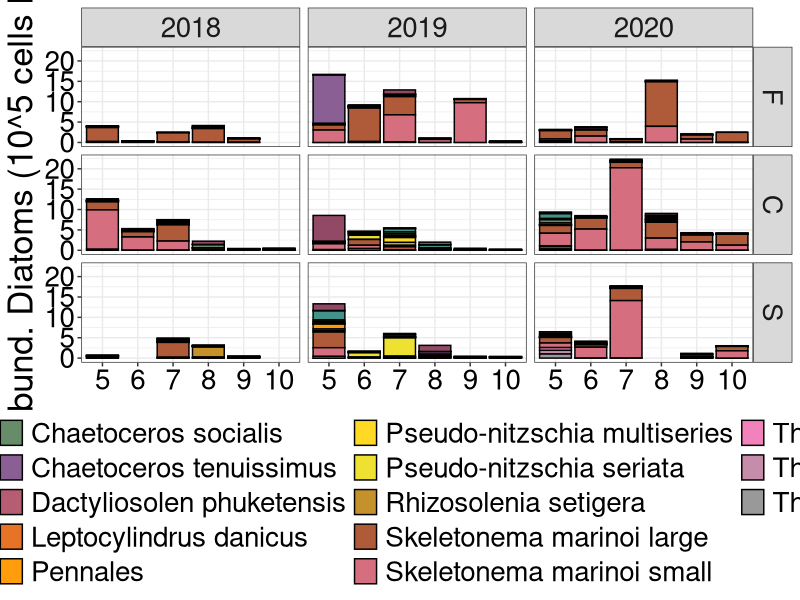
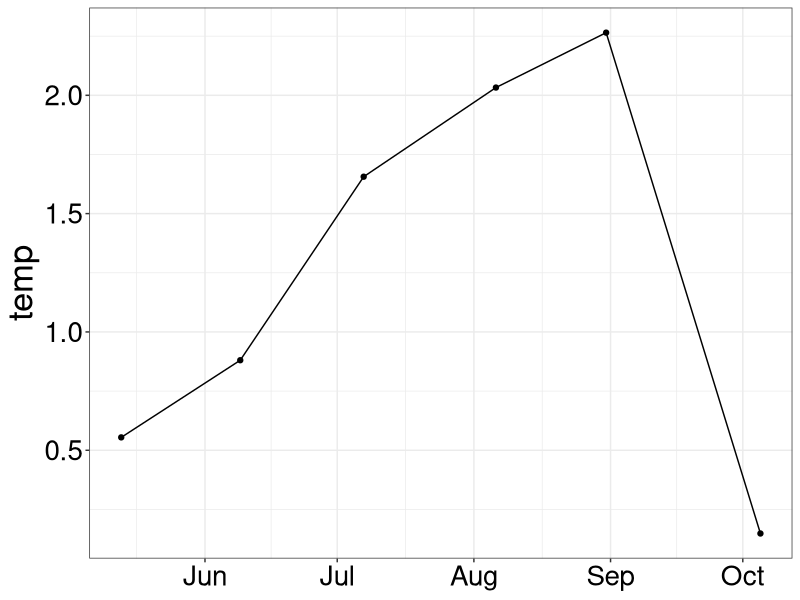
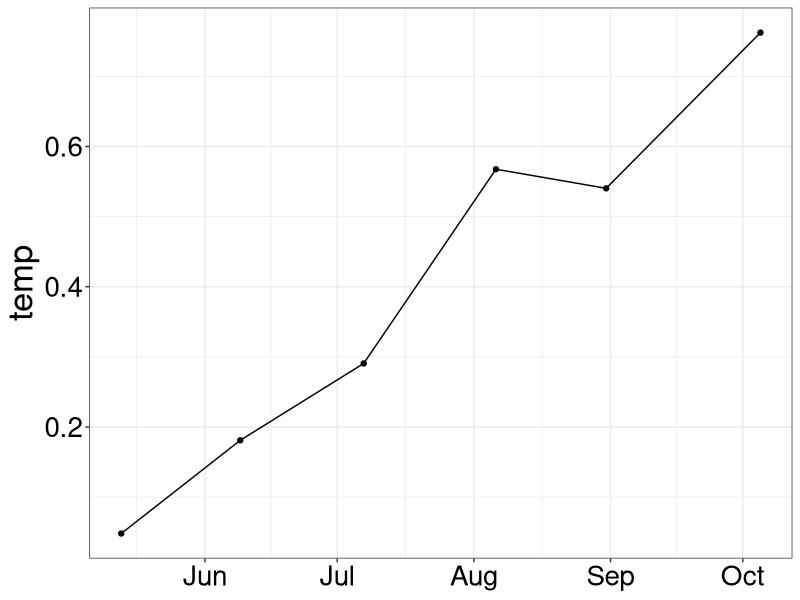
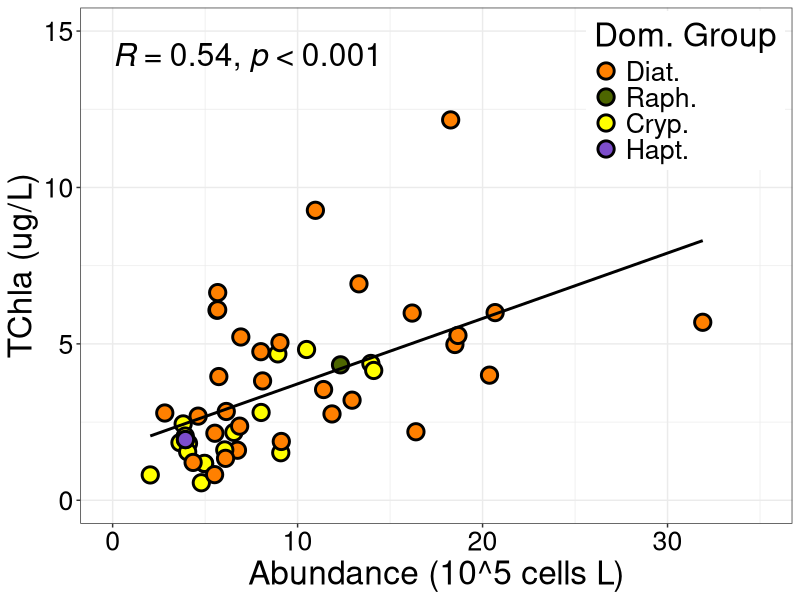
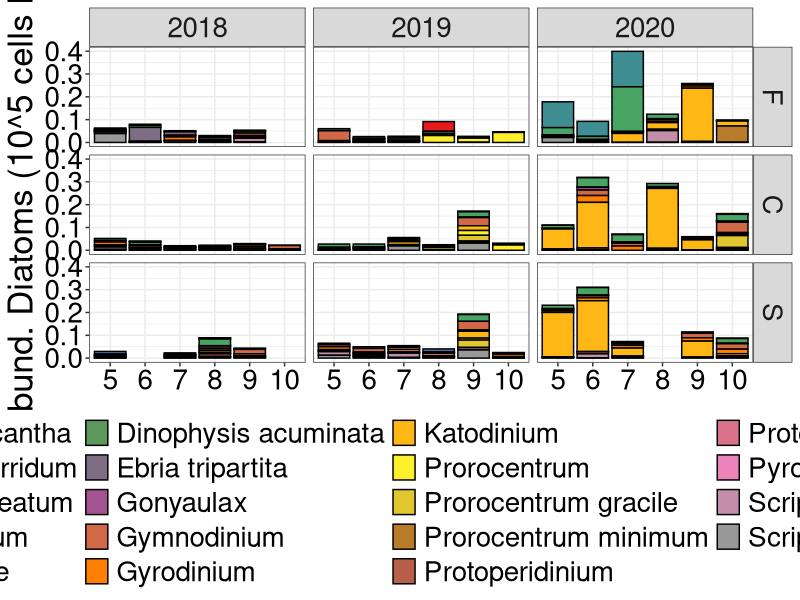
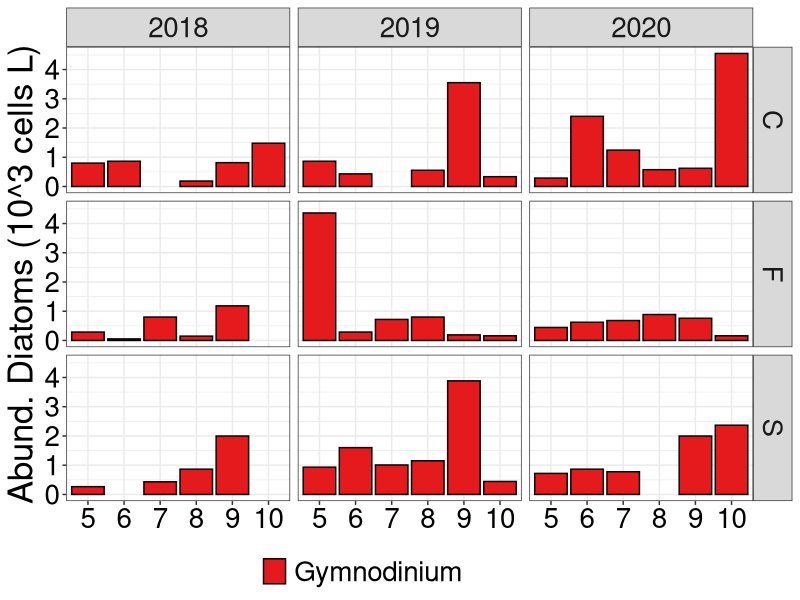
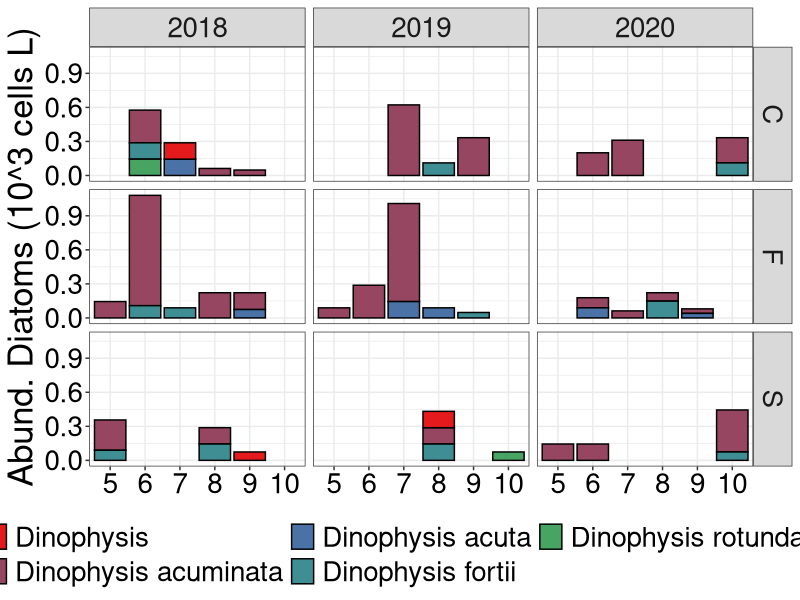
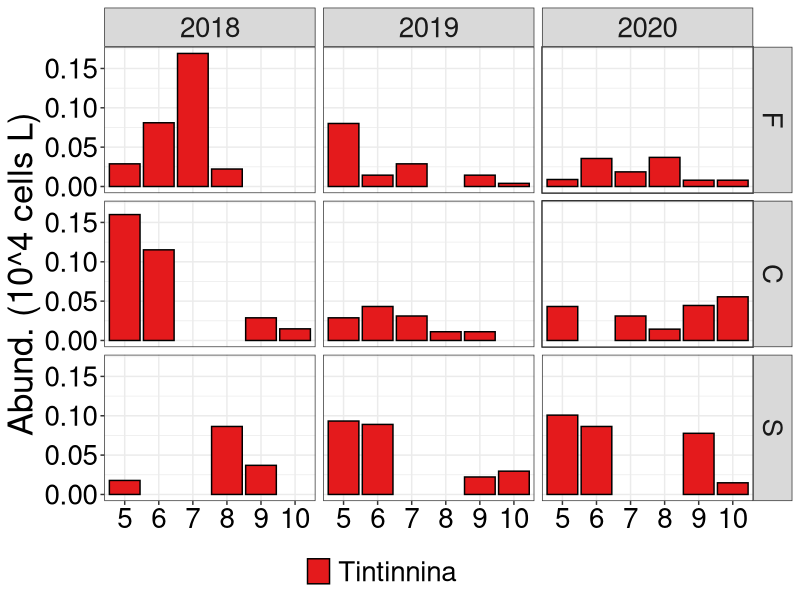

Reproduce these figures in R, in order. (Note: this script raises an error after producing the figures.)
## ---- chunk 1
#Upload packages
library(tidyverse)
library(readxl)
library(here)
library(patchwork)
library(RColorBrewer)

## ---- chunk 2
#Upload data from my master data standardization sheet
micro <- read_csv(here("outputs", "micro_master_2021-10-18.csv")) 

#Uploading chl data that has been converted to TChla
chl <- read_csv(here("outputs", "chl_hplc_merged.csv"))

#Uploading datasheet with physical, nutrients, chlorophyll, microscopy and chemtax data.
data <- read_csv(here("outputs", "ctd_merge_2021-11-04_chem.csv"))

#Uploading size separated S.marinoi counts.
sm_size <- read_csv(here("outputs", "s_mar_size.csv"))

fec <- read_csv(here("outputs", "fecal_master_2022-03-16_het.csv"))

#Upload microscopy data merged with physical and biogeochemical measures
data <- read_csv(here("outputs", "ctd_merge_2021-11-04_chem.csv")) 
## ---- chunk 3
#Remove QU39
micro <- micro %>% 
  filter(!site_id == "QU39")

#Remove QU39
data <- data %>% 
  filter(!site_id == "QU39")

data <- data %>% 
    mutate(location = case_when(site_id == "DFO2" ~ "F",
                              site_id == "KC10" ~ "C",
                              site_id == "QCS01" ~ "S",
                              TRUE ~ as.character(site_id)))

env <- data %>% 
  mutate(year = lubridate::year(date)) %>% 
  select(location, date, month, month_surv, year, t = temp_dm, s = sal_dm,
         dr = delta_rho_dm, no2 = no2_dm, po4 = po4_dm, sio2 = sio2_dm,
         secchi = secchi_depth)
## ---- chunk 4

#Careful here - removing original s.marinoi counts and replacing with size separated counts. Ensure that the outputs are comparable.
micro <- micro %>% 
  filter(!scientificName == "Skeletonema marinoi")

micro <- rbind(micro, sm_size)

## ---- chunk 5
#Add year column
micro <- micro %>% 
  mutate(year = lubridate::year(date)) %>% 
  relocate(year, .after = date)
## ---- chunk 6
# Changing site_id to location 
micro <- micro %>% 
    mutate(location = case_when(site_id == "DFO2" ~ "F",
                              site_id == "KC10" ~ "C",
                              site_id == "QCS01" ~ "S",
                              TRUE ~ as.character(site_id))) %>% 
  relocate(location, .after = site_id)
## ---- chunk 7
#looking at only species present in 10% or more of samples -  might be too conservative here.

# species_10 <- micro %>%
#   group_by(scientificName) %>%
#   summarise(n_obs = n()) %>%
#   ungroup() %>%
#   mutate(perc_obs = n_obs/50) %>%
#   filter(perc_obs >= 0.10)
# # 
# species_10_list <- species_10$scientificName
# # 
# micro <- micro %>% 
#   filter(scientificName %in% species_10_list)

## ---- chunk 8
micro_diat <- micro %>% 
  filter(group == "Bacillariophyta")

#Order locations from fjord to shelf
order_loc <- c("F", "C", "S")

#Chemtax - Specify order of phyto groups for figures
micro_diat <- arrange(mutate(micro_diat,
                         location = factor(location, levels = order_loc)))

#I want to look at species that never contribute to more than a certain percentage to the total biomass

#Make a total diatom sum column for each date and then divide each species count by the total to derive a relative contribution
micro_diat <- micro_diat %>% 
  group_by(date, location) %>% 
  mutate(sum_count = sum(species_sum)) %>% 
  ungroup() %>% 
  mutate(diat_perc = species_sum/sum_count)

#Make a column showing the max contribution for each species
micro_diat <- micro_diat %>% 
  group_by(scientificName) %>% 
  mutate(max = max(diat_perc),
         max_abund = max(species_sum)) %>% 
  ungroup() 


micro_diat_gt5_perc <- micro_diat %>% 
  filter(max >= 0.10)


colourCount = length(unique(micro_diat_gt5_perc$scientificName))
getPalette = colorRampPalette(brewer.pal(9, "Set1"))


micro_diat_gt5_perc %>% 
  ggplot(aes(x = as.factor(month_surv), y = species_sum/100000, 
             fill = scientificName)) + 
  geom_bar(stat = "identity", position = "stack", color = "black") + 
  facet_grid(location ~ year) +
  scale_fill_manual(values = getPalette(colourCount)) + 
  theme_bw() +
  ylab("Abund. Diatoms (10^5 cells L)") +
  theme(text = element_text(size = 25),
        axis.title.x = element_blank(),
        # axis.text.y = element_blank(),
        axis.text = element_text(colour = "black"),
        legend.position = "bottom",
        legend.direction = "horizontal",
        legend.title = element_blank()) +
  guides(fill = guide_legend(ncol = 4))

ggsave(here("figures_good", "timeseries-diatoms_gt10_perc_sm_size.png"),
       width = 16, height = 12, dpi = 300)
## ---- chunk 9
env <- env %>% 
  mutate(yday = lubridate::yday(date))


f1 <- env %>% 
  filter(location == "S") %>% 
  ggplot(aes(x = yday, y = t, fill = as.factor(year), color = as.factor(year))) + 
  geom_point(pch = 21, color = "black", size = 5, stroke = 1.5) +
  geom_line(size = 2) +
  scale_fill_manual(values = getPalette(colourCount)) + 
  scale_color_manual(values = getPalette(colourCount)) +
  coord_cartesian(ylim = c(8, 16)) +
  theme_bw() +
  ylab("temp") +
  ggtitle("Shelf") +
  theme(text = element_text(size = 25),
        axis.title.x = element_blank(),
        # axis.text.y = element_blank(),
        axis.text = element_text(colour = "black"),
        legend.position = c(0.35, 0.9),
        legend.direction = "horizontal",
        legend.title = element_blank()) +
  guides(fill = guide_legend(ncol = 4))

f2 <- env %>% 
  filter(location == "C") %>% 
  ggplot(aes(x = yday, y = t, fill = as.factor(year), color = as.factor(year))) + 
  geom_point(pch = 21, color = "black", size = 5, stroke = 1.5) +
  geom_line(size = 2) +
  scale_fill_manual(values = getPalette(colourCount)) + 
  scale_color_manual(values = getPalette(colourCount)) +
  coord_cartesian(ylim = c(8, 16)) +
  theme_bw() +
  ylab("temp") +
  ggtitle("Channel") +
  theme(text = element_text(size = 25),
        axis.title.x = element_blank(),
        axis.text.y = element_blank(),
        axis.title.y = element_blank(),
        axis.text = element_text(colour = "black"),
        legend.position = c(0.35, 0.9),
        legend.direction = "horizontal",
        legend.title = element_blank()) +
  guides(fill = guide_legend(ncol = 4))

f3 <- env %>% 
  filter(location == "S") %>% 
  ggplot(aes(x = yday, y = s, fill = as.factor(year), color = as.factor(year))) + 
  geom_point(pch = 21, color = "black", size = 5, stroke = 1.5) +
  geom_line(size = 2) +
  scale_fill_manual(values = getPalette(colourCount)) + 
  scale_color_manual(values = getPalette(colourCount)) +
  coord_cartesian(ylim = c(26, 33)) +
  theme_bw() +
  ylab("Salinity") +
  theme(text = element_text(size = 25),
        axis.title.x = element_blank(),
        # axis.text.y = element_blank(),
        axis.text = element_text(colour = "black"),
        legend.position = c(0.35, 0.9),
        legend.direction = "horizontal",
        legend.title = element_blank()) +
  guides(fill = guide_legend(ncol = 4))

f4 <- env %>% 
  filter(location == "C") %>% 
  ggplot(aes(x = yday, y = s, fill = as.factor(year), color = as.factor(year))) + 
  geom_point(pch = 21, color = "black", size = 5, stroke = 1.5) +
  geom_line(size = 2) +
  scale_fill_manual(values = getPalette(colourCount)) + 
  scale_color_manual(values = getPalette(colourCount)) +
  coord_cartesian(ylim = c(26, 33)) +
  theme_bw() +
  ylab("Salinity") +
  theme(text = element_text(size = 25),
        axis.title.x = element_blank(),
        axis.text.y = element_blank(),
        axis.title.y = element_blank(),
        axis.text = element_text(colour = "black"),
        legend.position = c(0.35, 0.9),
        legend.direction = "horizontal",
        legend.title = element_blank()) +
  guides(fill = guide_legend(ncol = 4))

f5 <- env %>% 
  filter(location == "S") %>% 
  ggplot(aes(x = yday, y = dr, fill = as.factor(year), color = as.factor(year))) + 
  geom_point(pch = 21, color = "black", size = 5, stroke = 1.5) +
  geom_line(size = 2) +
  scale_fill_manual(values = getPalette(colourCount)) + 
  scale_color_manual(values = getPalette(colourCount)) +
  coord_cartesian(ylim = c(0, 8)) +
  theme_bw() +
  ylab("Delat rho") +
  theme(text = element_text(size = 25),
        axis.title.x = element_blank(),
        # axis.text.y = element_blank(),
        axis.text = element_text(colour = "black"),
        legend.position = c(0.35, 0.9),
        legend.direction = "horizontal",
        legend.title = element_blank()) +
  guides(fill = guide_legend(ncol = 4))

f6 <- env %>% 
  filter(location == "C") %>% 
  ggplot(aes(x = yday, y = dr, fill = as.factor(year), color = as.factor(year))) + 
  geom_point(pch = 21, color = "black", size = 5, stroke = 1.5) +
  geom_line(size = 2) +
  scale_fill_manual(values = getPalette(colourCount)) + 
  scale_color_manual(values = getPalette(colourCount)) +
  coord_cartesian(ylim = c(0, 8)) +
  theme_bw() +
  ylab("Delta Rho") +
  theme(text = element_text(size = 25),
        axis.title.x = element_blank(),
        axis.text.y = element_blank(),
        axis.title.y = element_blank(),
        axis.text = element_text(colour = "black"),
        legend.position = "none",
        legend.direction = "horizontal",
        legend.title = element_blank()) +
  guides(fill = guide_legend(ncol = 4))

f7 <- env %>% 
  filter(location == "S") %>% 
  ggplot(aes(x = yday, y = sio2, fill = as.factor(year), color = as.factor(year))) + 
  geom_point(pch = 21, color = "black", size = 5, stroke = 1.5) +
  geom_line(size = 2) +
  scale_fill_manual(values = getPalette(colourCount)) + 
  scale_color_manual(values = getPalette(colourCount)) +
  coord_cartesian(ylim = c(0, 35)) +
  theme_bw() +
  ylab("siO2") +
  theme(text = element_text(size = 25),
        axis.title.x = element_blank(),
        # axis.text.y = element_blank(),
        axis.text = element_text(colour = "black"),
        legend.position = c(0.35, 0.9),
        legend.direction = "horizontal",
        legend.title = element_blank()) +
  guides(fill = guide_legend(ncol = 4))

f8 <- env %>% 
  filter(location == "C") %>% 
  ggplot(aes(x = yday, y = sio2, fill = as.factor(year), color = as.factor(year))) + 
  geom_point(pch = 21, color = "black", size = 5, stroke = 1.5) +
  geom_line(size = 2) +
  scale_fill_manual(values = getPalette(colourCount)) + 
  scale_color_manual(values = getPalette(colourCount)) +
  coord_cartesian(ylim = c(0, 35)) +
  theme_bw() +
  ylab("siO2") +
  theme(text = element_text(size = 25),
        axis.title.x = element_blank(),
        axis.text.y = element_blank(),
        axis.title.y = element_blank(),
        axis.text = element_text(colour = "black"),
        legend.position = c(0.35, 0.9),
        legend.direction = "horizontal",
        legend.title = element_blank()) +
  guides(fill = guide_legend(ncol = 4))


fig <- (f1 + f2) / (f3 + f4) / (f5 + f6) / (f7 + f8)

ggsave(here("figures_good", "test.png"), fig,
       width = 16, height = 18, dpi = 300)


test <- micro %>% 
  filter(location == "S") %>% 
  distinct(date)

## ---- chunk 10
env %>% 
  filter(location == "S" & year == 2019) %>% 
  ggplot(aes(x = date, y = dr)) + 
  geom_point() +
  geom_line() +
  scale_fill_manual(values = getPalette(colourCount)) + 
  theme_bw() +
  ylab("temp") +
  theme(text = element_text(size = 25),
        axis.title.x = element_blank(),
        # axis.text.y = element_blank(),
        axis.text = element_text(colour = "black"),
        legend.position = "bottom",
        legend.direction = "horizontal",
        legend.title = element_blank()) +
  guides(fill = guide_legend(ncol = 4))

env %>% 
  filter(location == "S" & year == 2019) %>% 
  ggplot(aes(x = date, y = po4)) + 
  geom_point() +
  geom_line() +
  scale_fill_manual(values = getPalette(colourCount)) + 
  theme_bw() +
  ylab("temp") +
  theme(text = element_text(size = 25),
        axis.title.x = element_blank(),
        # axis.text.y = element_blank(),
        axis.text = element_text(colour = "black"),
        legend.position = "bottom",
        legend.direction = "horizontal",
        legend.title = element_blank()) +
  guides(fill = guide_legend(ncol = 4))
## ---- chunk 11
#This seems to work pretty well - Can decide between percentage or abundance threshold. 
## ---- chunk 12
#One of the request was total abundance versus TChla. How does it match?

#Determining total abundance of autotrophic species. May need to reformat what I consider autotrophic species.
total_abund <- micro %>% 
  filter(trophicStatus == "auto") %>% 
  group_by(date, site_id) %>% 
  mutate(abund_sum = sum(species_sum)) %>% 
  ungroup() %>% 
  mutate(abund_perc = (species_sum/abund_sum)*100) 

#Pulling the record with the dominant group contributing to total biomass
total_abund_top <- total_abund %>% 
  group_by(date, site_id) %>%
  top_n(n = 1, wt = abund_perc)


total_abund_top <- total_abund_top %>% 
  left_join(chl)
## ---- chunk 13
palette_group <- c("#ff8000", #1 - Diatoms (orange)
                   "#4d6600", #3 - Raphidophytes (dark green)
                   "#ffff00", #5 - Cryptophytes (yellow)
                   "#7d4dcc" #7 - Haptophytes (purple)
                   ) 
## ---- chunk 14
total_abund_top %>% 
  ggplot(aes(x = abund_sum/100000, y = chl)) + 
  geom_point(aes(fill = as.factor(group)), pch = 21, size = 4.5, stroke = 1.5) +
  geom_smooth(method = "lm", color = "black", se = FALSE) +
  # ggpubr::stat_cor(aes(label = ..rr.label..), label.y = 14, size = 8) +
  # ggpubr::stat_cor(aes(label = ..p.label..), label.y = 10, size = 8) +
  ggpubr::stat_cor(p.accuracy = 0.001, r.accuracy = 0.01, size = 8) +
  xlim(0, 35) +
  ylim(0, 15) +
  labs(x = "Abundance (10^5 cells L)",
       y = "TChla (ug/L)") +
  scale_fill_manual(values = palette_group,
                    name = "Dom. Group", 
                    breaks = c("Bacillariophyta", "Raphidiophyta", 
                               "Cryptophyta", "Prymnesiophyta-Haptophyta"),
                    labels = c("Diat.", "Raph.", "Cryp.", "Hapt.")) +
  theme_bw() +
  theme(text = element_text(size = 24),
        axis.text = element_text(colour = "black"),
        legend.position = c(0.85, 0.84))

ggsave(here("figures_good", "abund_tchla.png"),
       width = 7.5, height = 6, dpi = 300)
## ---- chunk 15
#I want to look at heterotrophic dinoflagellates that have high grazing rates

## ---- chunk 16

micro_dino <- micro %>% 
  filter(group == "Dinoflagellata")

#Chemtax - Specify order of phyto groups for figures
micro_dino <- arrange(mutate(micro_dino,
                         location = factor(location, levels = order_loc)))

#I want to look at species that never contribute to more than a certain percentage to the total biomass

#Make a total diatom sum column for each date and then divide each species count by the total to derive a relative contribution
micro_dino <- micro_dino %>% 
  group_by(date, location) %>% 
  mutate(sum_count = sum(species_sum)) %>% 
  ungroup() %>% 
  mutate(dino_perc = species_sum/sum_count)

#Make a column showing the max contribution for each species
micro_dino <- micro_dino %>% 
  group_by(scientificName) %>% 
  mutate(max = max(dino_perc),
         max_abund = max(species_sum)) %>% 
  ungroup() 


micro_dino_gt5_perc <- micro_dino %>% 
  filter(max >= 0.10)


colourCount = length(unique(micro_dino_gt5_perc$scientificName))
getPalette = colorRampPalette(brewer.pal(9, "Set1"))


micro_dino_gt5_perc %>% 
  ggplot(aes(x = as.factor(month_surv), y = species_sum/100000, 
             fill = scientificName)) + 
  geom_bar(stat = "identity", position = "stack", color = "black") + 
  facet_grid(location ~ year) +
  scale_fill_manual(values = getPalette(colourCount)) + 
  theme_bw() +
  ylab("Abund. Diatoms (10^5 cells L)") +
  theme(text = element_text(size = 25),
        axis.title.x = element_blank(),
        # axis.text.y = element_blank(),
        axis.text = element_text(colour = "black"),
        legend.position = "bottom",
        legend.direction = "horizontal",
        legend.title = element_blank()) +
  guides(fill = guide_legend(ncol = 4))

ggsave(here("figures_good", "timeseries-dino_gt10_perc.png"),
       width = 16, height = 12, dpi = 300)

## ---- chunk 17
micro %>%
  filter(genus == "Gymnodinium") %>% 
  ggplot(aes(x = as.factor(month_surv), y = species_sum/1000, 
             fill = scientificName)) + 
  geom_bar(stat = "identity", position = "stack", color = "black") + 
  facet_grid(location ~ year) +
  scale_fill_manual(values = getPalette(colourCount)) + 
  theme_bw() +
  ylab("Abund. Diatoms (10^3 cells L)") +
  theme(text = element_text(size = 25),
        axis.title.x = element_blank(),
        # axis.text.y = element_blank(),
        axis.text = element_text(colour = "black"),
        legend.position = "bottom",
        legend.direction = "horizontal",
        legend.title = element_blank()) +
  guides(fill = guide_legend(ncol = 4))

ggsave(here("figures_good", "timeseries-gymnodinium.png"),
       width = 16, height = 12, dpi = 300)
## ---- chunk 18
micro %>%
  filter(genus == "Dinophysis") %>% 
  ggplot(aes(x = as.factor(month_surv), y = species_sum/1000, 
             fill = scientificName)) + 
  geom_bar(stat = "identity", position = "stack", color = "black") + 
  facet_grid(location ~ year) +
  scale_fill_manual(values = getPalette(colourCount)) + 
  theme_bw() +
  ylab("Abund. Diatoms (10^3 cells L)") +
  theme(text = element_text(size = 25),
        axis.title.x = element_blank(),
        # axis.text.y = element_blank(),
        axis.text = element_text(colour = "black"),
        legend.position = "bottom",
        legend.direction = "horizontal",
        legend.title = element_blank()) +
  guides(fill = guide_legend(ncol = 4))

ggsave(here("figures_good", "timeseries-dino.png"),
       width = 16, height = 12, dpi = 300)
## ---- chunk 19
cil <- micro %>% 
  filter(group == "Ciliophora")

cil <- arrange(mutate(cil,
                       location = factor(location, levels = order_loc)))

cil %>%
  filter(scientificName == "Tintinnina") %>% 
  ggplot(aes(x = as.factor(month_surv), y = species_sum/10000, 
             fill = scientificName)) + 
  geom_bar(stat = "identity", position = "stack", color = "black") + 
  facet_grid(location ~ year) +
  scale_fill_manual(values = getPalette(colourCount)) + 
  theme_bw() +
  ylab("Abund. (10^4 cells L)") +
  theme(text = element_text(size = 25),
        axis.title.x = element_blank(),
        # axis.text.y = element_blank(),
        axis.text = element_text(colour = "black"),
        legend.position = "bottom",
        legend.direction = "horizontal",
        legend.title = element_blank()) +
  guides(fill = guide_legend(ncol = 4))

ggsave(here("figures_good", "timeseries-tinn.png"),
       width = 16, height = 12, dpi = 300)
## ---- chunk 20
fec <- fec %>% 
  filter(!site_id == "QU39")

fec <- fec %>% 
  mutate(year = lubridate::year(date))

fec <- fec %>% 
    mutate(location = case_when(site_id == "DFO2" ~ "F",
                              site_id == "KC10" ~ "C",
                              site_id == "QCS01" ~ "S",
                              TRUE ~ as.character(site_id)))

fec <- arrange(mutate(fec,
                       location = factor(location, levels = order_loc)))


fec %>%
  ggplot(aes(x = as.factor(month_surv), y = fecal*100)) + 
  geom_bar(stat = "identity", position = "stack", color = "black") + 
  facet_grid(location ~ year) +
  scale_fill_manual(values = getPalette(colourCount)) + 
  theme_bw() +
  ylab("Abund. (pellets L)") +
  theme(text = element_text(size = 25),
        axis.title.x = element_blank(),
        # axis.text.y = element_blank(),
        axis.text = element_text(colour = "black"),
        legend.position = "bottom",
        legend.direction = "horizontal",
        legend.title = element_blank()) +
  guides(fill = guide_legend(ncol = 4))
## ---- chunk 21
#Goal is to show the prominent diatom species for each sampling date

#Separating diatoms
micro_diat <- micro %>% 
  filter(class == "Bacillariophyceae") %>% 
  group_by(date, site_id) %>% 
  mutate(total_abund = sum(species_sum)) %>% 
  ungroup() %>% 
  mutate(diat_perc = species_sum/total_abund)

#separating dinoflagellates
micro_dino <- micro %>% 
  filter(group == "Dinoflagellata") %>% 
  group_by(date, site_id) %>% 
  mutate(total_abund = sum(species_sum)) %>% 
  ungroup() %>% 
  mutate(diat_perc = species_sum/total_abund)

#Summing diatoms to genus level
micro_genus <- micro_diat %>% 
  filter(!is.na(genus)) %>% 
  group_by(date, site_id, location, month_surv, genus) %>% 
  summarize(sum_genus = sum(species_sum)) %>% 
  ungroup() %>% 
  group_by(date, site_id) %>% 
  mutate(sum_all = sum(sum_genus)) %>% 
  ungroup() %>% 
  mutate(perc_genus = sum_genus/sum_all,
         year = lubridate::year(date))

#Summing dinoflagellates to genus level
micro_genus_dino <- micro_dino %>% 
  filter(!is.na(genus)) %>% 
  group_by(date, site_id, location, month_surv, genus) %>% 
  summarize(sum_genus = sum(species_sum)) %>% 
  ungroup() %>% 
  group_by(date, site_id) %>% 
  mutate(sum_all = sum(sum_genus)) %>% 
  ungroup() %>% 
  mutate(perc_genus = sum_genus/sum_all,
         year = lubridate::year(date))
## ---- chunk 22
#Merging genus level data with chlorophyll
micro_genus <- micro_genus %>% 
  left_join(chl)
## ---- chunk 23

#Order locations from fjord to shelf
order_loc <- c("F", "C", "S")

#Chemtax - Specify order of phyto groups for figures
micro_genus <- arrange(mutate(micro_genus,
                         location = factor(location, levels = order_loc)))

## ---- chunk 24
#define the colours to use in the figure
colours = c( "#A54657",
             "#582630",
             "#F7EE7F",
             "#4DAA57",
             "#F1A66A",
             "#F26157",
             "#F9ECCC",
             "#679289",
             "#33658A",
             "#F6AE2D")
## ---- chunk 25
coeff <- 12.5

micro_genus %>% 
  filter(perc_genus >= 0.05) %>% 
  ggplot(aes(x = as.factor(location), y = perc_genus, 
             fill = genus)) + 
  geom_bar(stat = "identity", position = "stack", color = "black") + 
  geom_point(aes(x = as.factor(location), y = chl/coeff), pch = 21,
             color = "Black", fill = "white", stroke = 1.5, size = 3) +
  scale_y_continuous(sec.axis = sec_axis(~ . *coeff, name = "TChla")) +
  facet_grid(year ~ month_surv) +
  scale_fill_manual(values = colours) +  
                    # labels = c("Bi.",
                    #            "C.c.",
                    #            "C.t.",
                    #            "P.",
                    #            "P.n.",
                    #            "P.n.s.",
                    #            "R.s.",
                    #            "S.m.",
                    #            "T.p.")) +
  theme_bw() +
  ylab("Rel. Abund. Diatoms (%)") +
  theme(text = element_text(size = 25),
        axis.title.x = element_blank(),
        # axis.text.y = element_blank(),
        axis.text = element_text(colour = "black"),
        legend.position = "top",
        legend.direction = "horizontal",
        legend.title = element_blank()) +
  guides(fill = guide_legend(nrow = 2))

ggsave(here("figures_good", "diat_genus_chla.png"),
       width = 14, height = 8, dpi = 300)
## ---- chunk 26
diat_global <- micro_genus %>%
  select(date, location, genus, sum_genus, perc_genus) %>% 
  group_by(location, genus) %>% 
  summarise(median_perc = median(perc_genus),
            mean_perc = mean(perc_genus)) %>% 
  ungroup()

dino_global <- micro_genus_dino %>%
  select(date, location, genus, sum_genus, perc_genus) %>% 
  group_by(location, genus) %>% 
  summarise(median_perc = median(perc_genus),
            mean_perc = mean(perc_genus)) %>% 
  ungroup()

colourCount = length(unique(diat_global$genus))
getPalette = colorRampPalette(brewer.pal(9, "Set1"))
## ---- chunk 27
diat_global %>% 
  ggplot(aes(x = as.factor(location), y = median_perc, fill = genus)) +
  geom_bar(stat = "identity", position = "fill", color = "black") +
  scale_fill_manual(values = getPalette(colourCount)) +
  theme_bw() +
  ylab("Rel. Abund. Diatoms (%)") +
  theme(text = element_text(size = 25),
        axis.title.x = element_blank(),
        # axis.text.y = element_blank(),
        axis.text = element_text(colour = "black"),
        # legend.position = "top",
        # legend.direction = "horizontal",
        legend.title = element_blank()) +
  guides(fill = guide_legend(ncol = 1))


ggsave(here("figures_good", "test.png"),
       width = 9, height = 5.5, dpi = 300)
## ---- chunk 28
dino_global %>% 
  ggplot(aes(x = as.factor(location), y = median_perc, fill = genus)) +
  geom_bar(stat = "identity", position = "fill", color = "black") +
  scale_fill_manual(values = getPalette(colourCount)) +
  theme_bw() +
  ylab("Rel. Abund. Diatoms (%)") +
  theme(text = element_text(size = 25),
        axis.title.x = element_blank(),
        # axis.text.y = element_blank(),
        axis.text = element_text(colour = "black"),
        # legend.position = "top",
        # legend.direction = "horizontal",
        legend.title = element_blank()) +
  guides(fill = guide_legend(ncol = 1))


ggsave(here("figures_good", "test_dino.png"),
       width = 9, height = 5.5, dpi = 300)
## ---- chunk 29
coeff <- 12.5

micro_genus %>% 
  # filter(perc_genus >= 0.05) %>% 
  ggplot(aes(x = as.factor(location), y = perc_genus, 
             fill = genus)) + 
  geom_bar(stat = "identity", position = "stack", color = "black") + 
  geom_point(aes(x = as.factor(location), y = chl/coeff), pch = 21,
             color = "Black", fill = "white", stroke = 1.5, size = 3) +
  scale_y_continuous(sec.axis = sec_axis(~ . *coeff, name = "TChla")) +
  facet_grid(year ~ month_surv) +
  scale_fill_manual(values = getPalette(colourCount)) + 
  theme_bw() +
  ylab("Rel. Abund. Diatoms (%)") +
  theme(text = element_text(size = 25),
        axis.title.x = element_blank(),
        # axis.text.y = element_blank(),
        axis.text = element_text(colour = "black"),
        # legend.position = "top",
        # legend.direction = "horizontal",
        legend.title = element_blank()) +
  guides(fill = guide_legend(ncol = 1))

ggsave(here("figures_good", "diat_genus_chla_2.png"),
       width = 16, height = 8, dpi = 300)
## ---- chunk 30
#Goal is to show the prominent diatom species for each sampling date

#1 Look at what species were dominant for each sample
micro_flag <- micro %>% 
  filter(!class == "Bacillariophyceae") %>% 
  group_by(date, site_id) %>% 
  mutate(total_abund = sum(species_sum)) %>% 
  ungroup() %>% 
  mutate(flag_perc = species_sum/total_abund)

# micro_diat_order <- micro_diat %>% 
#   group_by(date, site_id) %>%
#   mutate(diat_rank = order(order(species_sum, decreasing = TRUE))) %>% 
#   ungroup()

flag_diat_stats <- micro_flag %>% 
  group_by(site_id, scientificName) %>% 
  summarise(med_abund = median(species_sum),
            med_perc = median(flag_perc)) %>% 
  mutate_at(vars(med_perc), funs(round(., 2)))


flag_genus <- micro_flag %>% 
  filter(!is.na(genus)) %>% 
  group_by(date, site_id, location, month_surv, genus) %>% 
  summarize(sum_genus = sum(species_sum)) %>% 
  ungroup() %>% 
  group_by(date, site_id) %>% 
  mutate(sum_all = sum(sum_genus)) %>% 
  ungroup() %>% 
  mutate(perc_genus = sum_genus/sum_all,
         year = lubridate::year(date))
## ---- chunk 31
# flag_order <- c("Phaeocystis", "Hillea", "Teleaulax", "Pterosperma",
#                 "Pyramimonas", "Katodinium", "Dinobryon", "Olisthodiscus",
#                 "Metromonas", "Monosiga", "Parvicorbicula")

# flag_order <- c("Parvicorbicula", "Monosiga", "Metromonas", "Olisthodiscus",
#                 "Dinobryon", "Katodinium", "Pyramimonas", "Pterosperma", 
#                 "Teleaulax", "Hillea", "Phaeocystis")

flag_order <- c("Parvicorbicula", "Monosiga", "Metromonas", 
                "Scrippsiella", "Katodinium", "Corythodinium", 
                "Telonema",
                "Teleaulax", "Hillea",
                "Tetraselmis", "Pyramimonas", "Pterosperma",
                "Phaeocystis", 
                "Dinobryon", "Ciliophrys", "Apedinella")

flag_genus <- arrange(mutate(flag_genus,
                         genus = factor(genus, levels = flag_order)))


#Chemtax - Specify order of phyto groups for figures
flag_genus <- arrange(mutate(flag_genus,
                         location = factor(location, levels = order_loc)))

## ---- chunk 32
# colours_flag = c("#E56AB3",
#                  "#F9A3CB",
#                  "#FFCEE6",
#                  "#9300ff",
#                  "#95F985",
#                  "#26D701",
#                  "#00AB08",
#                  "#FFDF00",
#                  "#EDC211",
#                  "#DAA521",
#                  "#8B0000",
#                  "#a23333",
#                  "#c58080",
#                  "#0000FF",
#                  "#4949FF",
#                  "#BFBFFF")


colours_flag = c("#BFBFFF",
                 "#4949FF",
                 "#0000FF",
                 "#4a010d",
                 "#940119",
                 "#de0226",
                 "#DAA521",
                 "#EDC211",
                 "#FFDF00",
                 "#00AB08",
                 "#26D701",
                 "#95F985",
                 "#9300ff",
                 "#FFCEE6",
                 "#F9A3CB",
                 "#E56AB3")
## ---- chunk 33
flag_genus %>% 
  filter(perc_genus >= 0.05) %>% 
  ggplot(aes(x = as.factor(location), y = perc_genus, 
             fill = genus)) + 
  geom_bar(stat = "identity", position = "stack", color = "black") + 
  facet_grid(year ~ month_surv) +
  scale_fill_manual(values = colours_flag) +
  # scale_fill_brewer(palette = "Paired") +  
                    # labels = c("Bi.",
                    #            "C.c.",
                    #            "C.t.",
                    #            "P.",
                    #            "P.n.",
                    #            "P.n.s.",
                    #            "R.s.",
                    #            "S.m.",
                    #            "T.p.")) +
  theme_bw() +
  ylab("Rel. Abund. Flagellates (%)") +
  theme(text = element_text(size = 25),
        axis.title.x = element_blank(),
        # axis.text.y = element_blank(),
        axis.text = element_text(colour = "black"),
        legend.position = "top",
        legend.direction = "horizontal",
        legend.title = element_blank()) +
  guides(fill = guide_legend(nrow = 3))

ggsave(here("figures_rev2", "flag_test_family_no-cryp.png"),
       width = 14, height = 8, dpi = 300)
## ---- chunk 34
micro %>% 
  filter(scientificName == "Pseudo-nitzschia seriata"  & year == "2019") %>% 
  ggplot(aes(x = date, y = species_sum, color = location)) +
  geom_line() +
  geom_point()
## ---- chunk 35
micro %>% 
  filter(scientificName == "Rhizosolenia setigera"  & year == "2018") %>% 
  ggplot(aes(x = date, y = species_sum, color = location)) +
  geom_line() +
  geom_point()

## ---- chunk 36
#What about selecting only species that ever exceed 50000k. Doing a median of these and then plotting. 
diat_gt100k <- micro %>% 
  filter(!site_id == "QU39" & class == "Bacillariophyceae" 
         & species_sum >= 100000) %>%
  distinct(scientificName)

test <- micro %>% 
  filter(scientificName == "Chaetoceros debilis")

diat_gt100k_list <- diat_gt100k$scientificName

diat_test2 <- micro %>% 
  mutate(year = lubridate::year(date)) %>% 
  filter(!site_id == "QU39" 
         & class == "Bacillariophyceae" 
         & scientificName %in% diat_gt100k_list) %>%
  group_by(site_id, year, month_surv, scientificName) %>% 
  summarize(med_count = median(species_sum)) %>% 
  mutate(rank_med = order(order(med_count, decreasing = TRUE))) %>% 
  ungroup()

diat_test2 <- diat_test2 %>% 
    mutate(location = case_when(site_id == "DFO2" ~ "F",
                              site_id == "KC10" ~ "C",
                              site_id == "QCS01" ~ "S",
                              TRUE ~ as.character(site_id))) 

diat_test2 <- arrange(mutate(diat_test2,
                         location = factor(location, levels = order_loc)))
## ---- chunk 37
diat_test2 %>% 
  ggplot(aes(x = as.factor(location), y = med_count, fill = scientificName)) + 
  geom_bar(stat = "identity", position = "fill", color = "black") + 
  facet_grid(year ~ month_surv) + 
  scale_fill_brewer(palette = "Paired", 
                    labels = c("Bi.",
                               "C.c.",
                               "C.t.",
                               "P.",
                               "P.n.",
                               "P.n.s.",
                               "R.s.",
                               "S.m.",
                               "T.p.")) +
  theme_bw() +
  ylab("%") +
  theme(text = element_text(size = 25),
        axis.title.x = element_blank(),
        # axis.text.y = element_blank(),
        axis.text = element_text(colour = "black"),
        legend.position = "top",
        legend.direction = "horizontal",
        legend.title = element_blank()) +
  guides(fill = guide_legend(nrow = 1))

ggsave(here("figures_rev2", "diat_test.png"), 
       width = 12, height = 8, dpi = 300)
## ---- chunk 38
diat_test2 %>% 
  ggplot(aes(x = as.factor(location), y = (med_count/100000),
             fill = scientificName)) + 
  geom_bar(stat = "identity", position = "stack", color = "black") + 
  facet_grid(year ~ month_surv, scales = "free_y") + 
  scale_fill_brewer(palette = "Paired", 
                    labels = c("Bi.",
                               "C.c.",
                               "C.t.",
                               "P.",
                               "P.n.",
                               "P.n.s.",
                               "R.s.",
                               "S.m.",
                               "T.p.")) +
  theme_bw() +
  ylab("%") +
  theme(text = element_text(size = 25),
        axis.title.x = element_blank(),
        # axis.text.y = element_blank(),
        axis.text = element_text(colour = "black"),
        legend.position = "top",
        legend.direction = "horizontal",
        legend.title = element_blank()) +
  guides(fill = guide_legend(nrow = 1))

ggsave(here("figures_rev2", "diat_test_abund.png"), 
       width = 12, height = 8, dpi = 300)
## ---- chunk 39
coeff <- 12.5

diat_test2 %>% 
  ggplot() + 
  geom_bar(aes(x = as.factor(location), y = med_count, fill = scientificName),
           stat = "identity", position = "fill", color = "black") + 
  geom_point(aes(x = as.factor(location), y = chl/coeff), pch = 21,
             color = "Black", fill = "white", stroke = 1.5, size = 3) +
  scale_y_continuous(sec.axis = sec_axis(~ . *coeff, name = "TChla")) +
  facet_grid(year ~ month_surv) + 
  # geom_text(aes(label = year), x = Inf, y = Inf, hjust = 1.5, vjust = 1.5,
            # check_overlap = TRUE) +
  scale_fill_brewer(palette = "Paired", 
                    labels = c("Bi.",
                               "C.c.",
                               "C.t.",
                               "P.",
                               "P.n.",
                               "P.n.s.",
                               "R.s.",
                               "S.m.",
                               "T.p.")) +
  theme_bw() +
  ylab("%") +
  theme(text = element_text(size = 25),
        axis.title.x = element_blank(),
        # axis.text.y = element_blank(),
        axis.text = element_text(colour = "black"),
        legend.position = "top",
        legend.direction = "horizontal",
        legend.title = element_blank()) +
  guides(fill = guide_legend(nrow = 1))

ggsave(here("figures_rev2", "diat_test_perc_tchla.png"), 
       width = 12, height = 8, dpi = 300)
